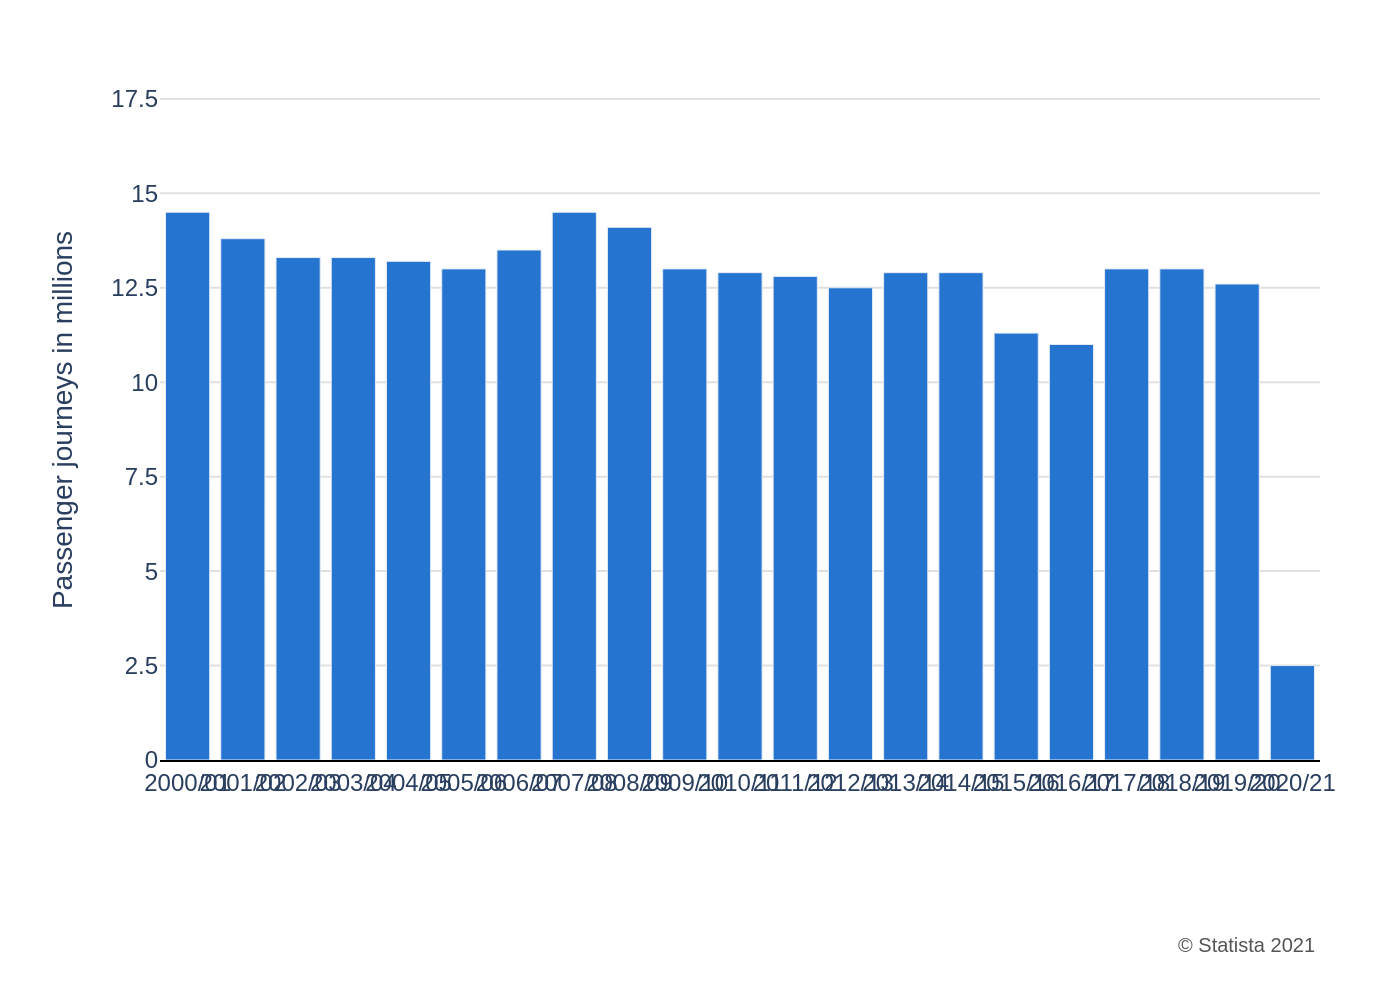

Write the Python code that produced this figure.
import sys
import json
import plotly.graph_objects as go
import pathlib

# Check if the JSON file path is provided as a command-line argument.
if len(sys.argv) != 2:
    print("Usage: python create_chart.py <path_to_json_file>")
    sys.exit(1)

json_path = sys.argv[1]
base_filename = pathlib.Path(json_path).stem

# Read and parse the JSON configuration file.
try:
    with open(json_path, 'r', encoding='utf-8') as f:
        chart_config = json.load(f)
except FileNotFoundError:
    print(f"Error: JSON file not found at '{json_path}'")
    sys.exit(1)
except json.JSONDecodeError:
    print(f"Error: Failed to decode JSON from '{json_path}'")
    sys.exit(1)

# Extract data, texts, and colors from the JSON object.
chart_data = chart_config.get('chart_data', [])
texts = chart_config.get('texts', {})
colors = chart_config.get('colors', [])

# Initialize a Plotly Figure.
fig = go.Figure()

# Add a bar trace for each data series specified in the JSON.
for i, series in enumerate(chart_data):
    fig.add_trace(go.Bar(
        x=series.get('x'),
        y=series.get('y'),
        name=series.get('name', ''),
        marker_color=colors[i % len(colors)] if colors else None
    ))

# Combine title and subtitle using HTML for rich formatting.
title_text = texts.get('title')
subtitle_text = texts.get('subtitle')
full_title = ""
if title_text:
    full_title += f"<b>{title_text}</b>"
if subtitle_text:
    full_title += f"<br><sub>{subtitle_text}</sub>"

# Combine source and note texts.
source_text = texts.get('source')
note_text = texts.get('note')
source_note_text = ""
if source_text:
    source_note_text += source_text
if note_text:
    source_note_text += f"<br>{note_text}"

# Configure the chart layout, axes, fonts, and annotations.
fig.update_layout(
    title=dict(
        text=full_title,
        x=0.05,
        xanchor='left'
    ),
    yaxis=dict(
        title=texts.get('y_axis_title'),
        range=[0, 18],
        tickmode='array',
        tickvals=[0, 2.5, 5, 7.5, 10, 12.5, 15, 17.5],
        gridcolor='#E0E0E0',
        gridwidth=1,
        zeroline=False
    ),
    xaxis=dict(
        title=texts.get('x_axis_title'),
        tickangle=0 # Keep labels horizontal as they fit well
    ),
    font=dict(
        family="Arial",
        size=12
    ),
    plot_bgcolor='white',
    paper_bgcolor='white',
    showlegend=False,
    margin=dict(l=80, r=40, t=40, b=120),
    annotations=[
        dict(
            text=source_note_text,
            showarrow=False,
            xref="paper", yref="paper",
            x=1, y=-0.25,
            xanchor='right', yanchor='top',
            align='right',
            font=dict(size=10, color="#555555")
        )
    ]
)

# Apply specific styling to the axes lines.
fig.update_xaxes(showline=True, linewidth=1, linecolor='black', mirror=False)
fig.update_yaxes(showline=False)

# Generate and save the chart as a PNG image.
output_filename = f"{base_filename}.png"
fig.write_image(output_filename, scale=2)

print(f"Chart successfully generated and saved as {output_filename}")
